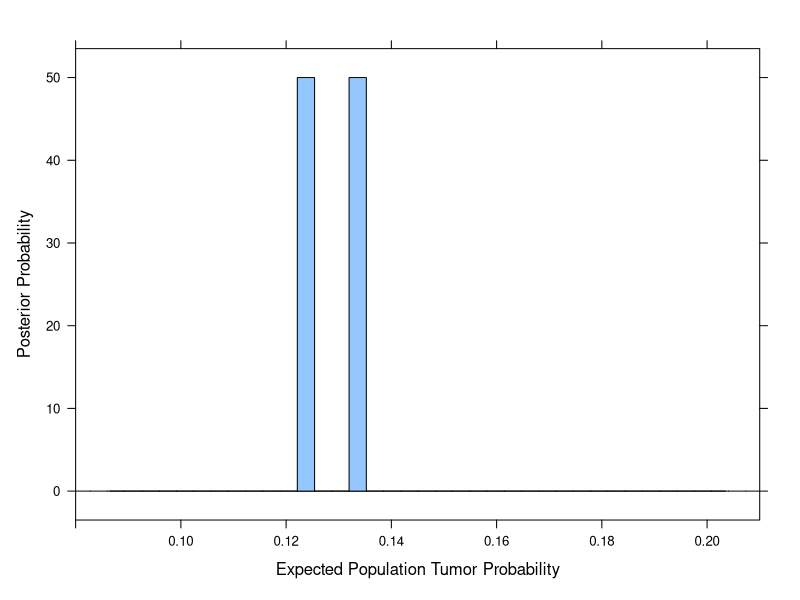
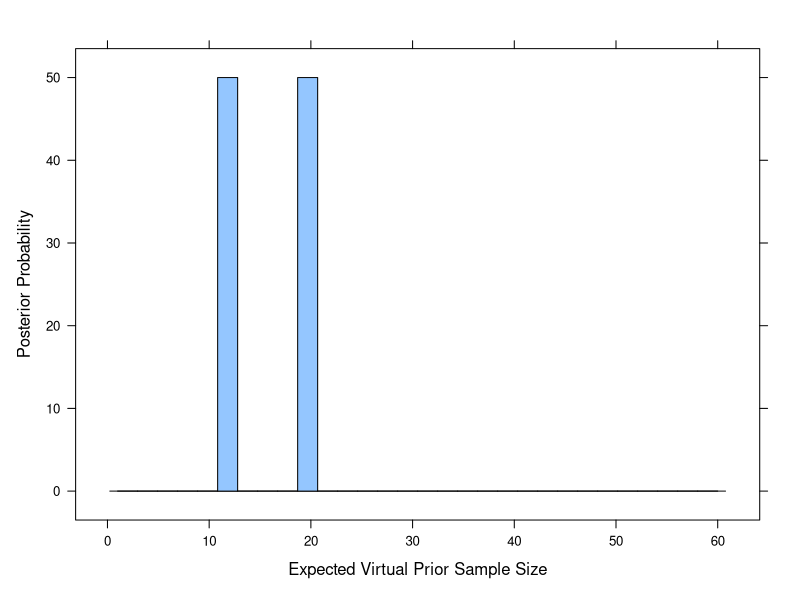
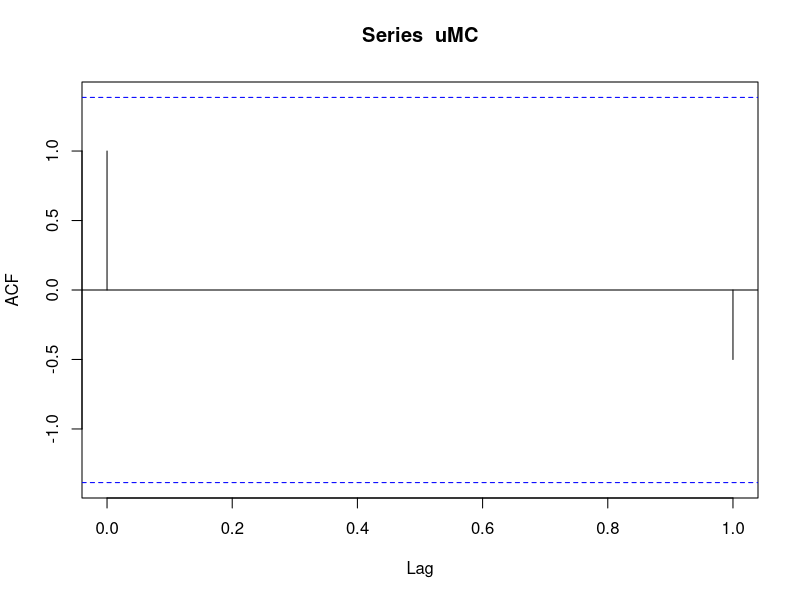
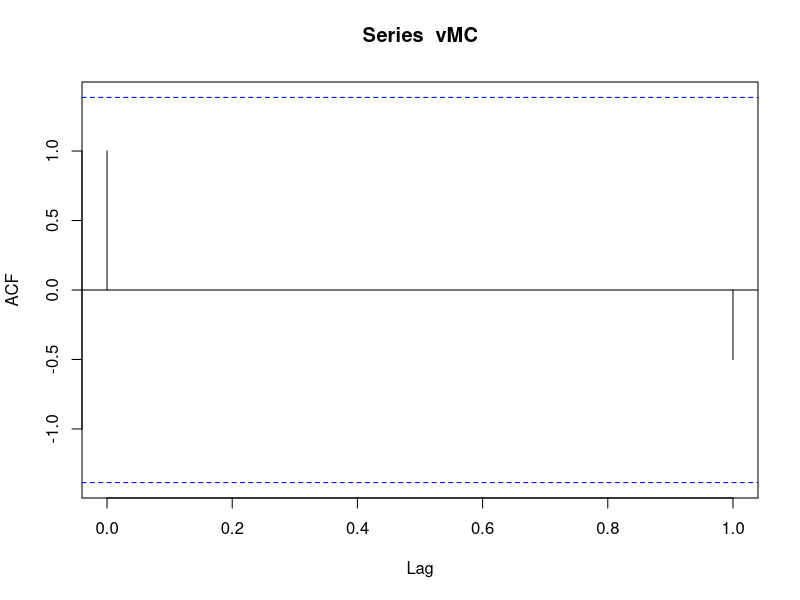
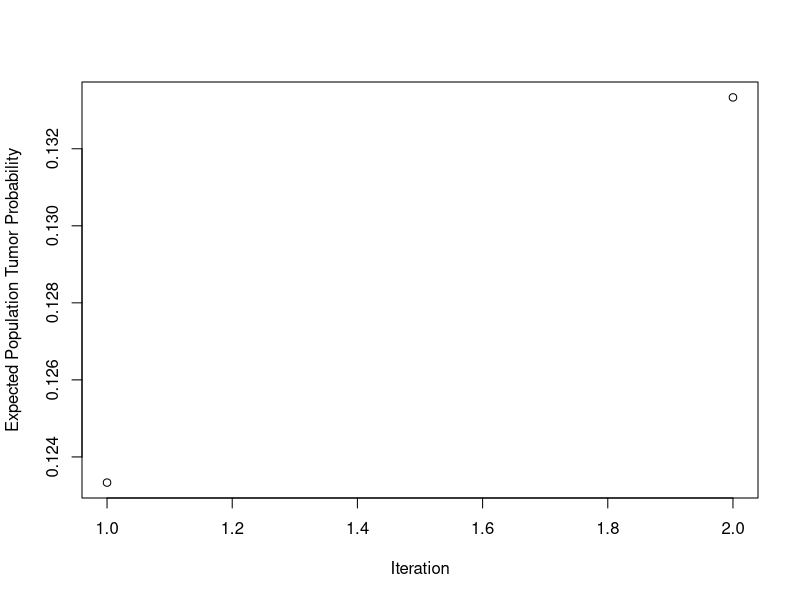
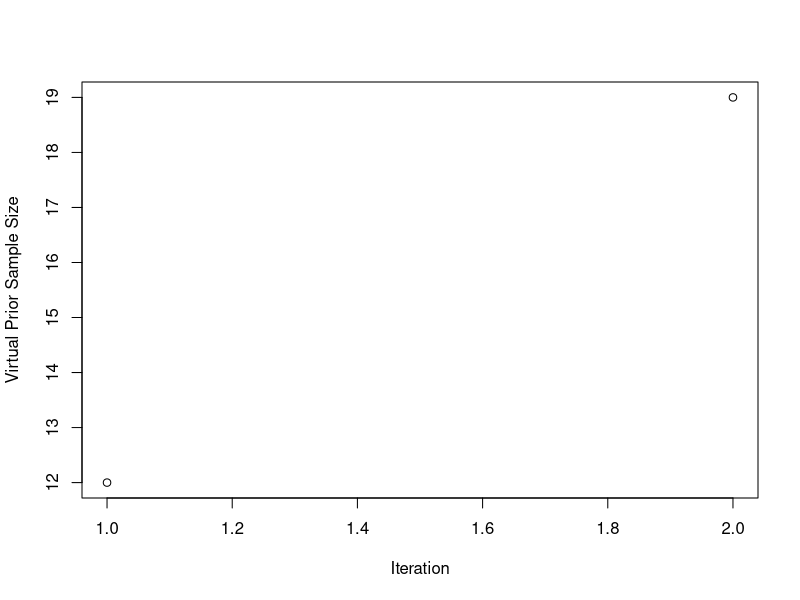
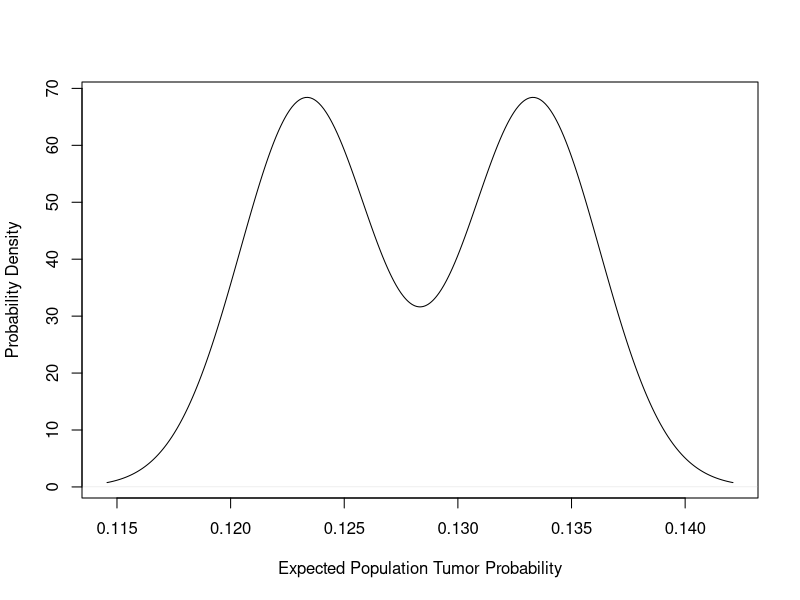
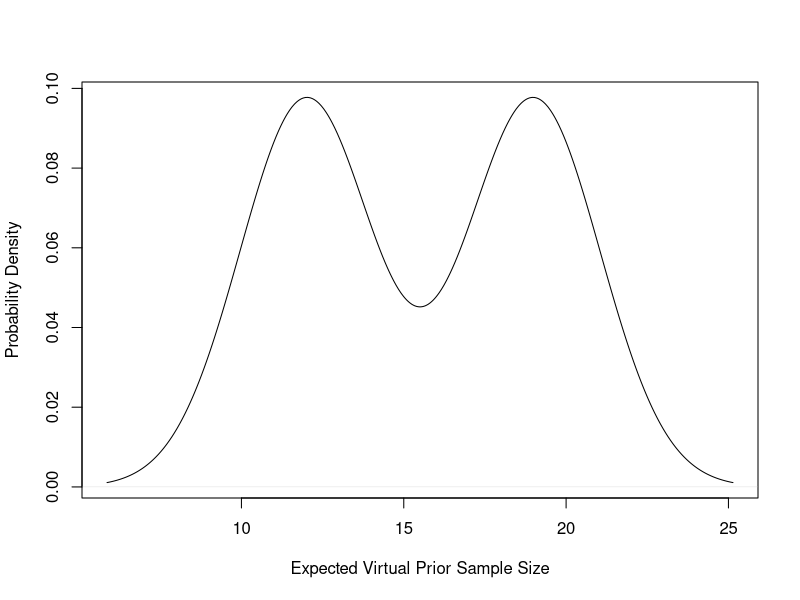

These figures' R source, in order:
# Rat tumor example from SYST 664 / CSI 674 Unit 7

# Read in the data and define the variables (set working directory to
#  location of file "rats.txt")
rats <- read.table ("rats.txt", header=T)  
nS = nrow(rats)      # Number of studies
nt <- rats$tumors    # Number of tumors in each study
nr <- rats$numRats   # Number of rats in each study

require(coda)        # MCMC diagnostics

q.hat <- nt/nr          # Frequency of tumors in each study

#Gibbs sample

numSim <- 2

numU=60
uGrid <- .05+(0:numU/numU)*.2     # virtual prior tumor frequency
uPrior <- array(1/length(uGrid),length(uGrid)) # This isn't strictly necessary (why?)
vGrid <- 1:60                 # virtual prior count
vPrior <- dgamma(vGrid,shape=1,scale=20)
vPrior <- vPrior/sum(vPrior) # This isn't strictly necessary (why?)

uMC <- sample(uGrid,1,prob=uPrior)  # Initialize virtual frequency
vMC <- sample(vGrid,1,prob=vPrior)  # Initialize virtual count
q <- array(0, dim=c(numSim,nS))   # Allocate space for simulated tumor probs 
q[1,] <- rbeta(nS,uMC*vMC,(1-uMC)*vMC)  # Initialize tumor probs

for (k in 2:numSim) {
	alpha1 <- uMC[k-1]*vMC[k-1] + nt           # posterior alpha
	beta1 <- (1-uMC[k-1])*vMC[k-1] + nr - nt   # posterior beta
	q[k,] <- rbeta(nS,alpha1,beta1)            # simulate new tumor probs
	uLik <- 1   # Initialize u likelihood
	for (j in 1:nS) {
		uLik <- uLik*dbeta(q[k,j],uGrid*vMC[k-1],(1-uGrid)*vMC[k-1])
		}
	uPost <- uPrior*uLik/sum(uPrior*uLik)
	uMC[k] <- sample(uGrid,1,prob=uPost)
	vLik <- 1    # Initialize v likelihood
	for (j in 1:nS) {
		vLik <- vLik*dbeta(q[k,j],uMC[k]*vGrid,(1-uMC[k])*vGrid)
		}
	vPost <- vPrior*vLik/sum(vPrior*vLik)
	vMC[k] <- sample(vGrid,1,prob=vPost)  # choose value of V
	}
	

# Histogram of Posterior Distribution for Top-Level Hyperparameters
require(lattice)    # Needed for histogram() function
histogram(uMC,breaks=do.breaks(c(0.05,0.25),length(uGrid)),xlim=c(0.08,0.21),xlab="Expected Population Tumor Probability",ylab="Posterior Probability")
histogram(vMC,breaks=do.breaks(c(1,60),length(vGrid)/2),xlab="Expected Virtual Prior Sample Size",ylab="Posterior Probability")

# MCMC Diagnostics 
effectiveSize(uMC)
effectiveSize(vMC)
effectiveSize(q)

acf(uMC)
acf(vMC)

# Approximate standard errors for posterior means of uMC and vMC
uSD <- sd(uMC)/sqrt(effectiveSize(uMC))
vSD <- sd(vMC)/sqrt(effectiveSize(vMC))

# Traceplots
plot(1:length(uMC),uMC,main="",xlab="Iteration",ylab="Expected Population Tumor Probability")
plot(1:length(vMC),vMC,main="",xlab="Iteration",ylab="Virtual Prior Sample Size")
	
	
# Kernel density plots
plot(density(uMC),main="",xlab="Expected Population Tumor Probability",ylab="Probability Density")
plot(density(vMC),main="",xlab="Expected Virtual Prior Sample Size",ylab="Probability Density")
traceplot(as.mcmc(uMC))
traceplot(as.mcmc(vMC))

# Plot posterior intervals 
qMean <- colSums(q)/numSim
plot(nt/nr,qMean,xlab="Tumor Frequency in Sample",ylab="MCMC Estimate and 90% Credible Interval for Tumor Probability",main="",xlim=c(0,0.3),ylim=c(0,0.35),pch=20)
lines(c(0,.32),c(0,.32))
q05 <- NULL
q95 <- NULL
for(i in 1:nS) {
	q05[i]<-quantile(q[,i],0.05)
	q95[i]<-quantile(q[,i],0.95)
	lines(c(nt[i]/nr[i],nt[i]/nr[i]),c(q05[i],q95[i]))
	}
	
# Plot amount of shrinkage against sample size
diff <- nt/nr - qMean
plot(nr,diff,main="",xlab="Number of Rats in Study",ylab="Amount of Shrinkage")
lines(c(0,max(nr)),c(0,0))


#Compare posterior credible intervals -- Bayesian hierarchical and independent analyses
f=nt/nr   # Frequency
qunif05=qbeta(0.05,nt+1,nr-nt+1)
qunif95=qbeta(0.95,nt+1,nr-nt+1)
u=(nt+1)/(nr+2)
plot(f,u,pch=20,col="red",ylim=c(0,.55),xlab="Sample Frequency",ylab="Tumor Probability")
lines(f[order(f)],u[order(f)],col="red",lty=1)
lines(f[order(f)],qunif95[order(f)],lty=3,col="red")
lines(f[order(f)],qunif05[order(f)],lty=3,col="red")

points(f[order(f)],qMean[order(f)],pch=20,col="blue")
lines(f[order(f)],qMean[order(f)],col="blue",lty=1)
lines(f[order(f)],q95[order(f)],lty=2,col="blue")
lines(f[order(f)],q05[order(f)],lty=2,col="blue")
legend(x=0,y=0.51,legend=c("Independent Uniform","Hierarchical Bayes"),lty=c(3,2),col=c("red","blue"))

#Compare posterior credible intervals -- Bayesian hierarchical and pooled analyses
poolM=array((sum(nt)+1)/(sum(nr)+2),nS)   # Pooled posterior mean
plot(f,poolM,pch=20,col="red",ylim=c(0,.55),xlab="Sample Frequency",ylab="Tumor Probability")
lines(f,poolM,col="red",lty=1)
qp95<-array(qbeta(0.95,sum(nt)+1,sum(nr-nt)+1),nS)
lines(f[order(f)],qp95,lty=3,col="red")
qp05<-array(qbeta(0.05,sum(nt)+1,sum(nr-nt)+1),nS)
lines(f[order(f)],qp05,lty=3,col="red")

points(f[order(f)],qMean[order(f)],pch=20,col="blue")
lines(f[order(f)],qMean[order(f)],col="blue",lty=1)
lines(f[order(f)],q95[order(f)],lty=2,col="blue")
lines(f[order(f)],q05[order(f)],lty=2,col="blue")
legend(x=0,y=0.51,legend=c("Pooled Uniform","Hierarchical Bayes"),lty=c(3,2),col=c("red","blue"))

# Posterior predictive distribution
# Using our posterior distribution for U and V we will generate
# a sample of random studies and compare tumor probabilities

alpha <- uMC*vMC
beta <- vMC-alpha
ppSample <- array(0,c(numSim,nS))
for (i in 1:nS) {
	qpp <- rbeta(numSim,alpha,beta)    # generate tumor probabilities
	ppSample[,i] <- rbinom(numSim,nr[i],qpp) # generate number of tumors
	}

# Barplot of sample counts and posterior predictive expected counts
ppCounts <- hist(c(ppSample),breaks=(0:42-0.5))$counts/numSim
obsCounts <- hist(c(nt),breaks=(0:42-0.5))$counts
barplot(rbind(ppCounts[1:17],obsCounts[1:17]),beside=TRUE,col=c("lightblue","pink"),names=0:16,border=c("darkblue","red"),legend=c("Posterior Predictive","Observed"))


	
